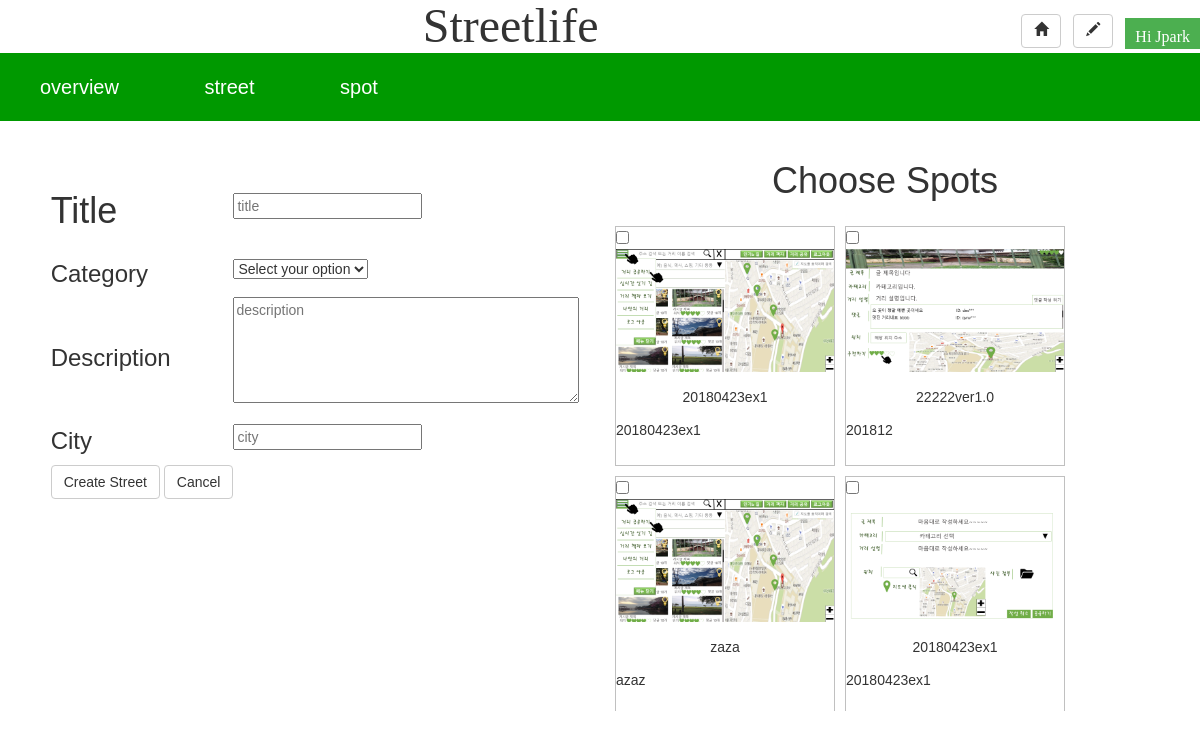
The page /create/street/ (signed in) on the database its author committed.
### blog/models.py (models this page shows, shortened)
class SpotPost(models.Model):
	title = models.CharField(max_length=100)
	content = models.TextField(max_length=100)
	photo = models.ImageField(upload_to="spot/%Y/%m/%d")
	created_at = models.DateTimeField(auto_now_add=True)
	updated_at = models.DateTimeField(auto_now=True)
	latitude = models.CharField(max_length=100)
	longitude = models.CharField(max_length=100)
	spot_user = models.ForeignKey(User, related_name='spot_poster')

### blog/views.py (the view, shortened to what this page needs)
# urls.py: url(r'^create/street/$', views.Create_Street),
@login_required(redirect_field_name='/login/')
def Create_Street(request):
	spot_list = SpotPost.objects.all()
	context={'spot_list': spot_list}
	return render(request, 'create_street.html', context)

### blog/templates/create_street.html (shortened to what this page needs)
{% extends "base.html" %}
{% block my-content %}
<form name='street_form' method='POST' action="" enctype="multipart/form-data"> {% csrf_token %}
<div class="column">
	<table align="center">
	<tr>
		<td><h1>Title </h1></td>
		<td><input type='text' name='title' placeholder="title"></td>
	</tr>
	<tr>
		<td><h3>Category</h3></td>
		<td>
			<select name='category'>
    			<option value="" disabled selected>Select your option</option>
			</select>
		</td>
	</tr>
	<tr>
		<td><h3>Description</h3></td>
		<td><textarea name='content' cols="40" rows="5" placeholder="description"></textarea></td>
	</tr>
	<tr>
		<td><h3>City</h3></td>
		<td><input type='text' name='city' placeholder="city"></td>
	</tr>
	<tr>
		<td>
		<button type="submit" class="btn btn-default">Create Street</button>
		<a href="/street/" class="btn btn-default">Cancel</a>
		</td>
	</tr>
	</table>
</div>
<h1 align="center">Choose Spots</h1>
<div class="column" style="overflow:scroll; width:500px; height:500px; padding:10px;"">
{% for spot in spot_list %}
	<div class="spotList">
		<input type="checkbox" name="spots" value="{{spot.pk}}">
		<a href='/show/spot/{{spot.pk}}' target="popup" onClick="window.open(this.href,'','width=500,height=500,scrollbars=yes'); return false;">
		<img src="{{ spot.photo.url }}" width="600" height="400" />
		</a>
		<div class="spot_title">{{ spot.title }}</div>
		<p id="content">{{ spot.content }}</p>
	</div>
{% endfor %}
</div>
</form>
{% endblock my-content %}

### blog/templates/base.html (shortened to what this page needs)
{% load staticfiles %}
<!DOCTYPE html>
<html>
<head>
	<link rel="stylesheet" href="https://maxcdn.bootstrapcdn.com/bootstrap/3.3.7/css/bootstrap.min.css">
	{% load static %}
	<link rel="stylesheet" type="text/css" href="{% static 'style.css' %}">
</head>
<body>
	<h1 class = "title_streetlife">
	Streetlife
	<div class="btn-group" role="group" style="float: right;">
		<a href='/'>
		<button type="button" class="btn btn-default">
  			<span class="glyphicon glyphicon-home" aria-hidden="true"></span>
		</button>
		</a>
		{% if request.user.is_authenticated %}
		<a href='/create/'>
		<button type="button" class="btn btn-default">
  			<span class="glyphicon glyphicon-pencil" aria-hidden="true"></span>
		</button>
		</a>
		<div class="dropdown">
 			<button class="dropbtn">Hi {{ request.user|capfirst}}</button>
		</div>
		{% endif %}
	</div>
	</h1>
	<ul class = "nav">
		<li><a href='/overview/'>overview</a></li>
		<li><a href='/street/'>street</a></li>
		<li><a href='/spot/'>spot</a></li>
	</ul>
<br/>
<div class='container'>
{% block my-content %}
{% endblock my-content %}
</div>
</body>
</html>

### blog/static/style.css (style rules this page uses)
body { margin: 0; padding: 0; font-family: 'Arial', 'serif'; }
.nav { background-color: #009900; color: #ffffff; list-style: none; text-align: left; font-size: 20px; padding: 10px 0 10px 0; }
.nav > li { display: inline-block; padding: 0 25px 0 25px; }
.nav > li > a { text-decoration: none; color: #ffffff; }
.title_streetlife { text-align:center; font-family:'Arial Black'; margin: 0; font-size: 36pt; }

### blog/templates/base.html (style rules this page uses)
.dropbtn { background-color: #4CAF50; color: white; padding: 10px; font-size: 16px; border: none; padding-bottom: 3px; cursor: pointer; }
.dropdown { position: relative; display: inline-block; }

### blog/templates/create_street.html (style rules this page uses)
* { box-sizing: border-box; }
.column { float: left; width: 50%; padding: 10px; }
#content { white-space: normal; line-height: 1.2; height: 2.4em; text-align: left; word-wrap: break-word; display: -webkit-box; -webkit-line-clamp: 2; -webkit-box-orient: vertical; overflow:hidden; text-overflow:ellipsis; }
div.spotList { margin: 5px; border: 1px solid #C0C0C0; float: left; width: 220px; }
div.spotList img { width: 100%; height: auto; }
div.spot_title { padding: 15px; text-align: center; }

### rows shown on the page
SpotPost: photo (picture), title "20180423ex1", content "20180423ex1"
SpotPost: photo (picture), title "22222ver1.0", content "201812"
SpotPost: photo (picture), title "zaza", content "azaz"
SpotPost: photo (picture), title "20180423ex1", content "20180423ex1"

### other values the page prints
{{ request.user|capfirst }} "Jpark"
